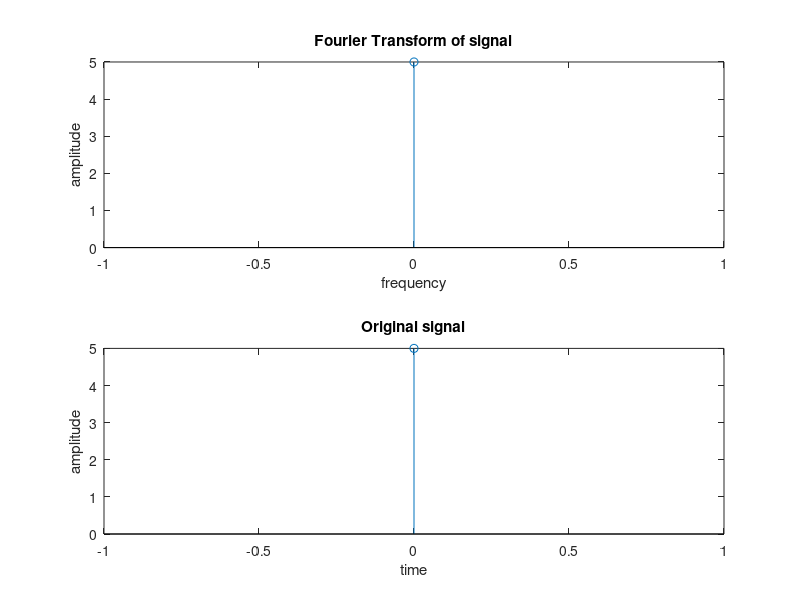

Reproduce this figure in MATLAB.
clc;clf;clear all;close all;

x = input("Enter the sequence: ");
N = length(x);
n_t = 0:length(x)-1;
subplot(211);
stem(n_t,x);
title("Fourier Transform of signal");
xlabel("frequency");
ylabel("amplitude");

X=[];
for k=1:N
  a=0;
  for n=1:N
    a = a + x(n).*exp(j*2*pi*(k-1)*(n-1)/N);
  endfor
  X = [X a];
endfor
X = X/N;
subplot(212);
stem(n_t,X);
title("Original signal");
xlabel("time");
ylabel("amplitude");
